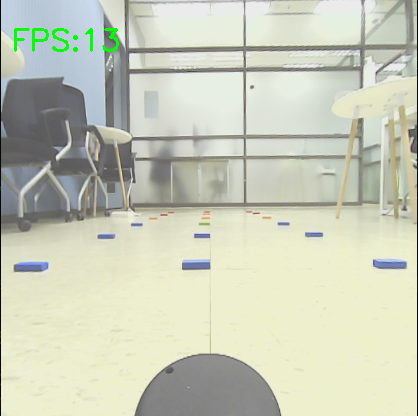
#> input picture homography/images/depth.png, 418 x 416 px
$ python depth.py
#> lines starting #> are read from the running program, lines starting #| are printed output that depends on the picture; after the words box and inside, x2 and y2 are one past the last pixel; in counts of white or black regions, pixels touching at a corner belong together
import numpy as np
import cv2

img = cv2.imread("../images/depth.png")
#> img is the input picture: shape (416, 418, 3); mean B, G, R 185.9, 204.5, 200.5

img_points = np.array(
    [
        # [167, 218], [148, 218], [254, 216],
        [157, 221], [210, 222], [263, 221],
        [143, 228], [210, 227], [279, 228],
        [113, 241], [210, 240], [307, 240],
        [41, 273], [210, 271], [379, 271]
    ],
    dtype = np.float32
    )
world_points = np.array(
    [
        # for getting real homography
        # # [180, 90, 1], [270, 90, 1], [360, 90, 1],
        [180, 180, 1], [270, 180, 1], [360, 180, 1],
        [180, 270, 1], [270, 270, 1], [360, 270, 1],
        [180, 360, 1], [270, 360, 1], [360, 360, 1],
        [180, 450, 1], [270, 450, 1], [360, 450, 1]

        # for just drawing grid image
        # [180, 90, 1], [270, 90, 1], [360, 90, 1],
        # [90, 90, 1], [135, 90, 1], [180, 90, 1],
        # [90, 135, 1], [135, 135, 1], [180, 135, 1],
        # [90, 180, 1], [135, 180, 1], [180, 180, 1],
        # [90, 225, 1], [135, 225, 1], [180, 225, 1]
    ],
    dtype = np.float32
    )

H_mat, _ = cv2.findHomography(img_points, world_points)
print(H_mat)

img_points = np.hstack((img_points, np.ones((img_points.shape[0], 1), dtype=np.float32)))

estimated_world_points = np.dot(H_mat, img_points.T).T
estimated_world_points = estimated_world_points / (estimated_world_points[:, 2][:, None] + 1e-6)

def draw_grid(world_points, window_name="Estimation", color=(0, 0, 255)):
#> called with world_points = array of shape (12, 2), window_name = 'Ground Truth', color = (255, 0, 0)
    grid_img = np.ones((273, 273, 3), dtype=np.uint8) * 255

    for i in range(grid_img.shape[0] // 45):
        grid_img[45 * i, :, :] = [0, 0, 0]
        grid_img[:, 45 * i, :] = [0, 0, 0]

    x_points, y_points = world_points[:, 0], world_points[:, 1]
    distances = np.round(np.sqrt((x_points - 135)**2 + (y_points - 270)**2)).astype(int)
    x_points, y_points = np.round(x_points).astype(int), np.round(y_points).astype(int)

    cv2.circle(grid_img, center=(135, 270), radius=4, color=(255, 180, 0), thickness=-1)
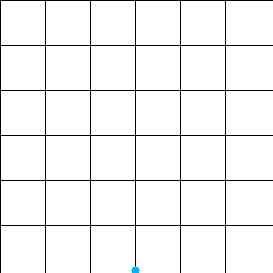
#> grid_img: shape (273, 273, 3); mean of channels 0, 1, 2 243.9, 243.9, 243.8; drawn as B, G, R
    cv2.putText(grid_img, text=f"My Car", org=(135, 270), fontFace=cv2.FONT_HERSHEY_SIMPLEX, fontScale=0.5, color=(0, 0, 0))
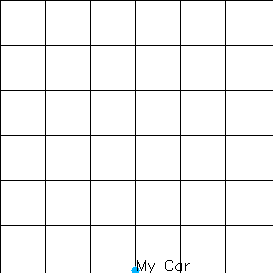
#> grid_img: shape (273, 273, 3); 0.14% of pixels changed, all inside (x1, y1, x2, y2) = (137, 260, 190, 273); drawn as B, G, R
    for x, y, d in zip(x_points, y_points, distances):
        cv2.circle(grid_img, center=(x, y), radius=4, color=color, thickness=-1)
        cv2.putText(grid_img, text=f"{d}", org=(x, y), fontFace=cv2.FONT_HERSHEY_SIMPLEX, fontScale=0.5, color=(0, 0, 0))
        print(x, y, d)
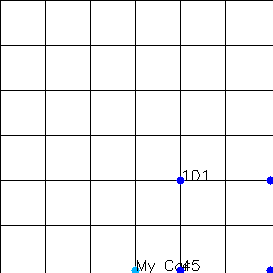
#> grid_img: shape (273, 273, 3); 0.36% of pixels changed, all inside (x1, y1, x2, y2) = (176, 170, 273, 273); drawn as B, G, R

    cv2.imshow(f"{window_name}", grid_img)

draw_grid(world_points[:, :2], window_name="Ground Truth", color=(255, 0, 0))
draw_grid(estimated_world_points)
#> call 2 of draw_grid, with world_points = array of shape (12, 3), window_name = 'Estimation', color = (0, 0, 255)
#> after the loop in draw_grid (call 2), `for x, y, d in zip(x_points, y_points, distances):`:
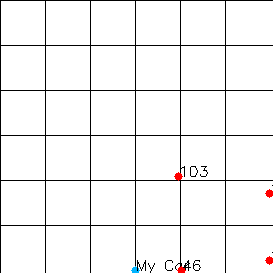
#> grid_img: shape (273, 273, 3); 0.41% of pixels changed, all inside (x1, y1, x2, y2) = (174, 166, 273, 273); drawn as B, G, R
cv2.waitKey()
